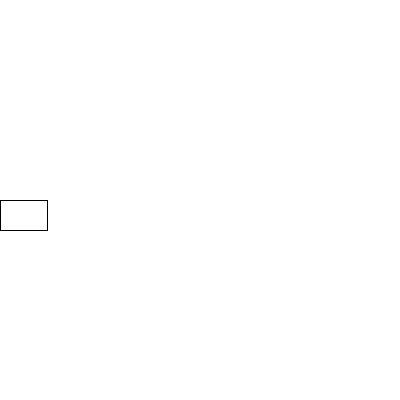
Frame 1 (no input)
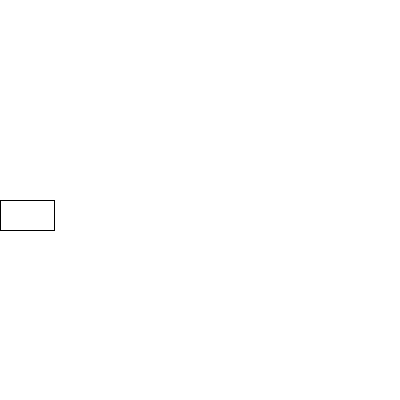
Frame 60 (the mouse pressed at the canvas centre just before this capture)
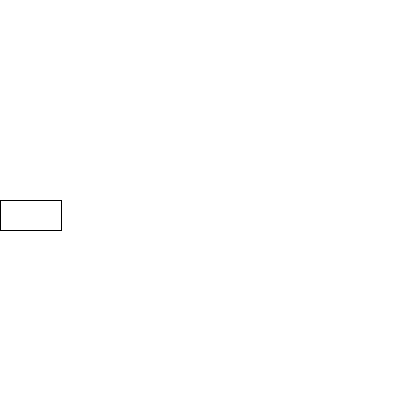
Frame 120 (the mouse held since frame 60 and released just before this capture)

The Processing sketch that drew these frames (run headless with seeded random() and noise(); from frame 60 on, the mouse is pressed at the canvas centre):

// Processing sketch: processing_95762
// ── processing_95762.pde

/*
In-class example
Creative Computing
April 9, 2013
*/

void setup() {
  size(400, 400);
}
void draw() {
  println(minute() + ": " + second());
  background(255);
  float w = map(second(), 0, 59, 0, width);
  rect(0, 200, w, 30);
}
